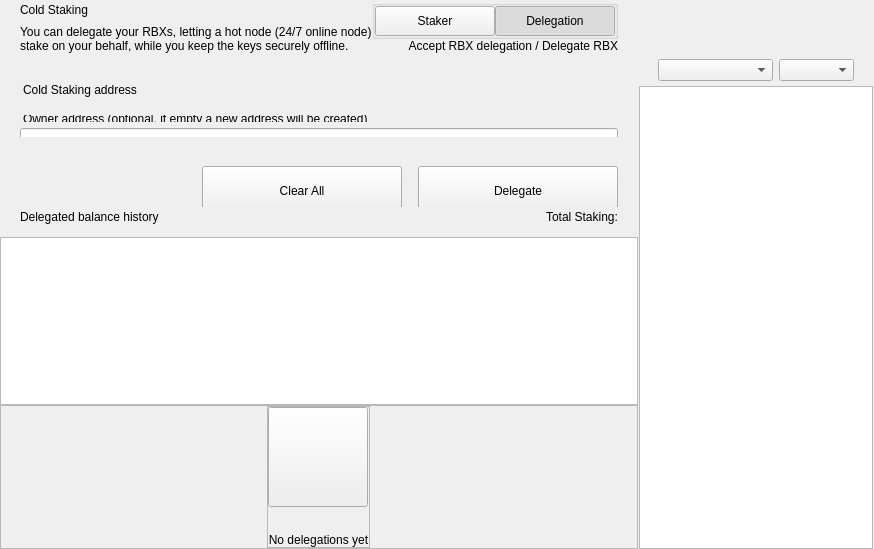
<?xml version="1.0" encoding="UTF-8"?>
<ui version="4.0">
 <class>ColdStakingWidget</class>
 <widget class="QWidget" name="ColdStakingWidget">
  <property name="geometry">
   <rect>
    <x>0</x>
    <y>0</y>
    <width>629</width>
    <height>549</height>
   </rect>
  </property>
  <property name="windowTitle">
   <string>Form</string>
  </property>
  <layout class="QHBoxLayout" name="horizontalLayout_1" stretch="2,1">
   <property name="spacing">
    <number>0</number>
   </property>
   <property name="leftMargin">
    <number>0</number>
   </property>
   <property name="topMargin">
    <number>0</number>
   </property>
   <property name="rightMargin">
    <number>0</number>
   </property>
   <property name="bottomMargin">
    <number>0</number>
   </property>
   <item>
    <widget class="QWidget" name="left" native="true">
     <layout class="QVBoxLayout" name="verticalLayout_3">
      <property name="leftMargin">
       <number>0</number>
      </property>
      <property name="topMargin">
       <number>0</number>
      </property>
      <property name="rightMargin">
       <number>0</number>
      </property>
      <property name="bottomMargin">
       <number>0</number>
      </property>
      <item>
       <layout class="QVBoxLayout" name="verticalLayout_2">
        <property name="spacing">
         <number>0</number>
        </property>
        <item>
         <layout class="QVBoxLayout" name="verticalLayoutTop">
          <property name="spacing">
           <number>0</number>
          </property>
          <property name="leftMargin">
           <number>0</number>
          </property>
          <property name="rightMargin">
           <number>0</number>
          </property>
          <item>
           <widget class="QWidget" name="containerTitle" native="true">
            <property name="sizePolicy">
             <sizepolicy hsizetype="Preferred" vsizetype="Minimum">
              <horstretch>0</horstretch>
              <verstretch>0</verstretch>
             </sizepolicy>
            </property>
            <property name="maximumSize">
             <size>
              <width>16777215</width>
              <height>100</height>
             </size>
            </property>
            <layout class="QHBoxLayout" name="containerTitleLayout">
             <property name="spacing">
              <number>0</number>
             </property>
             <property name="leftMargin">
              <number>20</number>
             </property>
             <property name="topMargin">
              <number>0</number>
             </property>
             <property name="rightMargin">
              <number>20</number>
             </property>
             <property name="bottomMargin">
              <number>0</number>
             </property>
             <item>
              <layout class="QVBoxLayout" name="verticalLayout11">
               <property name="spacing">
                <number>5</number>
               </property>
               <item>
                <widget class="QLabel" name="labelTitle">
                 <property name="text">
                  <string>Cold Staking</string>
                 </property>
                </widget>
               </item>
               <item>
                <widget class="QLabel" name="labelSubtitle1">
                 <property name="maximumSize">
                  <size>
                   <width>16777215</width>
                   <height>16777215</height>
                  </size>
                 </property>
                 <property name="text">
                  <string>You can delegate your RBXs, letting a hot node (24/7 online node)
stake on your behalf, while you keep the keys securely offline.</string>
                 </property>
                </widget>
               </item>
              </layout>
             </item>
             <item>
              <spacer name="horizontalSpacer">
               <property name="orientation">
                <enum>Qt::Horizontal</enum>
               </property>
               <property name="sizeHint" stdset="0">
                <size>
                 <width>40</width>
                 <height>20</height>
                </size>
               </property>
              </spacer>
             </item>
             <item>
              <widget class="QWidget" name="containerViewPrivacyChecks" native="true">
               <layout class="QVBoxLayout" name="containerPrivacyChecks">
                <property name="spacing">
                 <number>0</number>
                </property>
                <property name="leftMargin">
                 <number>0</number>
                </property>
                <property name="topMargin">
                 <number>0</number>
                </property>
                <property name="rightMargin">
                 <number>0</number>
                </property>
                <property name="bottomMargin">
                 <number>0</number>
                </property>
                <item alignment="Qt::AlignHCenter|Qt::AlignVCenter">
                 <widget class="QGroupBox" name="groupBox">
                  <property name="title">
                   <string/>
                  </property>
                  <layout class="QHBoxLayout" name="horizontalLayout_2_1">
                   <property name="spacing">
                    <number>0</number>
                   </property>
                   <property name="leftMargin">
                    <number>0</number>
                   </property>
                   <property name="topMargin">
                    <number>0</number>
                   </property>
                   <property name="rightMargin">
                    <number>0</number>
                   </property>
                   <property name="bottomMargin">
                    <number>0</number>
                   </property>
                   <item>
                    <widget class="QPushButton" name="pushLeft">
                     <property name="minimumSize">
                      <size>
                       <width>120</width>
                       <height>30</height>
                      </size>
                     </property>
                     <property name="maximumSize">
                      <size>
                       <width>120</width>
                       <height>30</height>
                      </size>
                     </property>
                     <property name="focusPolicy">
                      <enum>Qt::NoFocus</enum>
                     </property>
                     <property name="text">
                      <string>Staker</string>
                     </property>
                     <property name="checkable">
                      <bool>true</bool>
                     </property>
                     <property name="autoExclusive">
                      <bool>true</bool>
                     </property>
                    </widget>
                   </item>
                   <item>
                    <widget class="QPushButton" name="pushRight">
                     <property name="minimumSize">
                      <size>
                       <width>120</width>
                       <height>30</height>
                      </size>
                     </property>
                     <property name="maximumSize">
                      <size>
                       <width>120</width>
                       <height>30</height>
                      </size>
                     </property>
                     <property name="focusPolicy">
                      <enum>Qt::NoFocus</enum>
                     </property>
                     <property name="text">
                      <string>Delegation</string>
                     </property>
                     <property name="checkable">
                      <bool>true</bool>
                     </property>
                     <property name="checked">
                      <bool>true</bool>
                     </property>
                     <property name="autoExclusive">
                      <bool>true</bool>
                     </property>
                    </widget>
                   </item>
                  </layout>
                 </widget>
                </item>
                <item alignment="Qt::AlignTop">
                 <widget class="QLabel" name="labelSubtitle2">
                  <property name="text">
                   <string>Accept RBX delegation / Delegate RBX</string>
                  </property>
                  <property name="alignment">
                   <set>Qt::AlignRight|Qt::AlignTrailing|Qt::AlignVCenter</set>
                  </property>
                 </widget>
                </item>
               </layout>
              </widget>
             </item>
            </layout>
           </widget>
          </item>
          <item>
           <spacer name="verticalSpacer_2">
            <property name="orientation">
             <enum>Qt::Vertical</enum>
            </property>
            <property name="sizeType">
             <enum>QSizePolicy::Fixed</enum>
            </property>
            <property name="sizeHint" stdset="0">
             <size>
              <width>20</width>
              <height>30</height>
             </size>
            </property>
           </spacer>
          </item>
          <item>
           <widget class="QWidget" name="containerSend" native="true">
            <property name="minimumSize">
             <size>
              <width>0</width>
              <height>50</height>
             </size>
            </property>
            <layout class="QVBoxLayout" name="containerSendRow">
             <property name="spacing">
              <number>6</number>
             </property>
             <property name="leftMargin">
              <number>0</number>
             </property>
             <property name="topMargin">
              <number>0</number>
             </property>
             <property name="rightMargin">
              <number>0</number>
             </property>
             <property name="bottomMargin">
              <number>0</number>
             </property>
             <item>
              <widget class="QLabel" name="labelEditTitle">
               <property name="maximumSize">
                <size>
                 <width>16777215</width>
                 <height>30</height>
                </size>
               </property>
               <property name="styleSheet">
                <string notr="true">padding-left:20px; padding-bottom:3px;</string>
               </property>
               <property name="text">
                <string>Cold Staking address</string>
               </property>
              </widget>
             </item>
             <item>
              <spacer name="verticalSpacer_6">
               <property name="orientation">
                <enum>Qt::Vertical</enum>
               </property>
               <property name="sizeType">
                <enum>QSizePolicy::Fixed</enum>
               </property>
               <property name="sizeHint" stdset="0">
                <size>
                 <width>20</width>
                 <height>9</height>
                </size>
               </property>
              </spacer>
             </item>
             <item>
              <widget class="QWidget" name="containerOwner" native="true">
               <layout class="QVBoxLayout" name="vContainerOwner">
                <property name="spacing">
                 <number>4</number>
                </property>
                <property name="leftMargin">
                 <number>20</number>
                </property>
                <property name="topMargin">
                 <number>0</number>
                </property>
                <property name="rightMargin">
                 <number>20</number>
                </property>
                <property name="bottomMargin">
                 <number>0</number>
                </property>
                <item>
                 <widget class="QLabel" name="labelSubtitleDescription">
                  <property name="maximumSize">
                   <size>
                    <width>16777215</width>
                    <height>20</height>
                   </size>
                  </property>
                  <property name="styleSheet">
                   <string notr="true">margin-bottom:2px;
                   margin-left:0.05px;
                   padding:0px;</string>
                  </property>
                  <property name="text">
                   <string>Owner address (optional, if empty a new address will be created)</string>
                  </property>
                 </widget>
                </item>
                <item>
                 <widget class="QLineEdit" name="lineEditOwnerAddress">
                  <property name="minimumSize">
                   <size>
                    <width>0</width>
                    <height>50</height>
                   </size>
                  </property>
                  <property name="maximumSize">
                   <size>
                    <width>16777215</width>
                    <height>50</height>
                   </size>
                  </property>
                  <property name="styleSheet">
                   <string notr="true"/>
                  </property>
                  <property name="placeholderText">
                   <string>Enter owner address</string>
                  </property>
                 </widget>
                </item>
               </layout>
              </widget>
             </item>
            </layout>
           </widget>
          </item>
         </layout>
        </item>
        <item>
         <spacer name="verticalSpacer_3">
          <property name="orientation">
           <enum>Qt::Vertical</enum>
          </property>
          <property name="sizeType">
           <enum>QSizePolicy::Minimum</enum>
          </property>
          <property name="sizeHint" stdset="0">
           <size>
            <width>20</width>
            <height>20</height>
           </size>
          </property>
         </spacer>
        </item>
        <item>
         <widget class="QWidget" name="containerBtn" native="true">
          <property name="minimumSize">
           <size>
            <width>0</width>
            <height>50</height>
           </size>
          </property>
          <layout class="QHBoxLayout" name="horizontalLayout">
           <property name="rightMargin">
            <number>20</number>
           </property>
           <item>
            <spacer name="horizontalSpacer_2">
             <property name="orientation">
              <enum>Qt::Horizontal</enum>
             </property>
             <property name="sizeHint" stdset="0">
              <size>
               <width>200</width>
               <height>20</height>
              </size>
             </property>
            </spacer>
           </item>
           <item>
            <layout class="QHBoxLayout" name="horizontalLayout_7">
             <item>
              <spacer name="horizontalSpacer_3">
               <property name="orientation">
                <enum>Qt::Horizontal</enum>
               </property>
               <property name="sizeType">
                <enum>QSizePolicy::Expanding</enum>
               </property>
               <property name="sizeHint" stdset="0">
                <size>
                 <width>40</width>
                 <height>20</height>
                </size>
               </property>
              </spacer>
             </item>
             <item>
              <widget class="QPushButton" name="pushButtonClear">
               <property name="minimumSize">
                <size>
                 <width>200</width>
                 <height>50</height>
                </size>
               </property>
               <property name="focusPolicy">
                <enum>Qt::NoFocus</enum>
               </property>
               <property name="text">
                <string>Clear All</string>
               </property>
              </widget>
             </item>
             <item>
              <spacer name="horizontalSpacer_4">
               <property name="orientation">
                <enum>Qt::Horizontal</enum>
               </property>
               <property name="sizeType">
                <enum>QSizePolicy::Fixed</enum>
               </property>
               <property name="sizeHint" stdset="0">
                <size>
                 <width>10</width>
                 <height>20</height>
                </size>
               </property>
              </spacer>
             </item>
             <item>
              <widget class="QPushButton" name="pushButtonSend">
               <property name="minimumSize">
                <size>
                 <width>200</width>
                 <height>50</height>
                </size>
               </property>
               <property name="maximumSize">
                <size>
                 <width>200</width>
                 <height>50</height>
                </size>
               </property>
               <property name="focusPolicy">
                <enum>Qt::NoFocus</enum>
               </property>
               <property name="text">
                <string>Delegate</string>
               </property>
              </widget>
             </item>
            </layout>
           </item>
          </layout>
         </widget>
        </item>
        <item>
         <widget class="QWidget" name="containerHistoryLabel" native="true">
          <layout class="QHBoxLayout" name="horizontalLayout_4">
           <property name="spacing">
            <number>0</number>
           </property>
           <property name="leftMargin">
            <number>20</number>
           </property>
           <property name="topMargin">
            <number>0</number>
           </property>
           <property name="rightMargin">
            <number>20</number>
           </property>
           <property name="bottomMargin">
            <number>0</number>
           </property>
           <item>
            <widget class="QWidget" name="verticalWidget" native="true">
             <property name="minimumSize">
              <size>
               <width>100</width>
               <height>0</height>
              </size>
             </property>
             <layout class="QVBoxLayout" name="verticalLayout_58">
              <property name="leftMargin">
               <number>0</number>
              </property>
              <property name="topMargin">
               <number>0</number>
              </property>
              <property name="rightMargin">
               <number>0</number>
              </property>
              <property name="bottomMargin">
               <number>0</number>
              </property>
              <item>
               <widget class="QLabel" name="labelListHistory">
                <property name="text">
                 <string>Delegated balance history</string>
                </property>
               </widget>
              </item>
             </layout>
            </widget>
           </item>
           <item>
            <spacer name="horizontalSpacer_5">
             <property name="orientation">
              <enum>Qt::Horizontal</enum>
             </property>
             <property name="sizeHint" stdset="0">
              <size>
               <width>40</width>
               <height>20</height>
              </size>
             </property>
            </spacer>
           </item>
           <item>
            <widget class="QLabel" name="labelStakingTotal">
             <property name="text">
              <string>Total Staking:</string>
             </property>
            </widget>
           </item>
          </layout>
         </widget>
        </item>
        <item>
         <layout class="QVBoxLayout" name="verticalLayout_64">
          <property name="spacing">
           <number>0</number>
          </property>
          <item>
           <spacer name="verticalSpacer_44">
            <property name="orientation">
             <enum>Qt::Vertical</enum>
            </property>
            <property name="sizeType">
             <enum>QSizePolicy::Fixed</enum>
            </property>
            <property name="sizeHint" stdset="0">
             <size>
              <width>20</width>
              <height>10</height>
             </size>
            </property>
           </spacer>
          </item>
          <item>
           <widget class="QListView" name="listView">
            <property name="enabled">
             <bool>true</bool>
            </property>
            <property name="mouseTracking">
             <bool>true</bool>
            </property>
           </widget>
          </item>
          <item>
           <widget class="QFrame" name="emptyContainer">
            <property name="minimumSize">
             <size>
              <width>0</width>
              <height>100</height>
             </size>
            </property>
            <property name="frameShape">
             <enum>QFrame::StyledPanel</enum>
            </property>
            <property name="frameShadow">
             <enum>QFrame::Raised</enum>
            </property>
            <layout class="QVBoxLayout" name="verticalLayout_71" stretch="1,8">
             <property name="spacing">
              <number>0</number>
             </property>
             <property name="leftMargin">
              <number>0</number>
             </property>
             <property name="topMargin">
              <number>0</number>
             </property>
             <property name="rightMargin">
              <number>0</number>
             </property>
             <property name="bottomMargin">
              <number>0</number>
             </property>
             <item>
              <spacer name="verticalSpacer">
               <property name="orientation">
                <enum>Qt::Vertical</enum>
               </property>
               <property name="sizeHint" stdset="0">
                <size>
                 <width>20</width>
                 <height>20</height>
                </size>
               </property>
              </spacer>
             </item>
             <item alignment="Qt::AlignHCenter|Qt::AlignVCenter">
              <widget class="QFrame" name="emptyScreen">
               <property name="sizePolicy">
                <sizepolicy hsizetype="Expanding" vsizetype="Expanding">
                 <horstretch>0</horstretch>
                 <verstretch>0</verstretch>
                </sizepolicy>
               </property>
               <property name="frameShape">
                <enum>QFrame::StyledPanel</enum>
               </property>
               <property name="frameShadow">
                <enum>QFrame::Raised</enum>
               </property>
               <layout class="QVBoxLayout" name="verticalLayout">
                <property name="spacing">
                 <number>30</number>
                </property>
                <property name="leftMargin">
                 <number>0</number>
                </property>
                <property name="topMargin">
                 <number>0</number>
                </property>
                <property name="rightMargin">
                 <number>0</number>
                </property>
                <property name="bottomMargin">
                 <number>0</number>
                </property>
                <item alignment="Qt::AlignHCenter|Qt::AlignVCenter">
                 <widget class="QPushButton" name="pushImgEmpty">
                  <property name="minimumSize">
                   <size>
                    <width>100</width>
                    <height>100</height>
                   </size>
                  </property>
                  <property name="maximumSize">
                   <size>
                    <width>100</width>
                    <height>100</height>
                   </size>
                  </property>
                  <property name="focusPolicy">
                   <enum>Qt::NoFocus</enum>
                  </property>
                  <property name="text">
                   <string/>
                  </property>
                  <property name="iconSize">
                   <size>
                    <width>100</width>
                    <height>100</height>
                   </size>
                  </property>
                 </widget>
                </item>
                <item alignment="Qt::AlignHCenter|Qt::AlignVCenter">
                 <widget class="QLabel" name="labelEmpty">
                  <property name="styleSheet">
                   <string notr="true"/>
                  </property>
                  <property name="text">
                   <string>No delegations yet</string>
                  </property>
                  <property name="alignment">
                   <set>Qt::AlignCenter</set>
                  </property>
                 </widget>
                </item>
               </layout>
              </widget>
             </item>
            </layout>
           </widget>
          </item>
         </layout>
        </item>
       </layout>
      </item>
     </layout>
    </widget>
   </item>
   <item>
    <widget class="QWidget" name="right" native="true">
     <layout class="QVBoxLayout" name="rightContainer">
      <property name="spacing">
       <number>0</number>
      </property>
      <property name="leftMargin">
       <number>1</number>
      </property>
      <property name="topMargin">
       <number>0</number>
      </property>
      <property name="rightMargin">
       <number>1</number>
      </property>
      <property name="bottomMargin">
       <number>0</number>
      </property>
      <item>
       <widget class="QWidget" name="containerRightButtons" native="true">
        <property name="minimumSize">
         <size>
          <width>0</width>
          <height>50</height>
         </size>
        </property>
        <layout class="QVBoxLayout" name="verticalLayout_4">
         <property name="leftMargin">
          <number>19</number>
         </property>
         <property name="topMargin">
          <number>0</number>
         </property>
         <property name="rightMargin">
          <number>19</number>
         </property>
         <property name="bottomMargin">
          <number>0</number>
         </property>
         <item>
          <widget class="OptionButton" name="btnCoinControl" native="true">
           <property name="minimumSize">
            <size>
             <width>0</width>
             <height>0</height>
            </size>
           </property>
          </widget>
         </item>
         <item>
          <widget class="OptionButton" name="btnColdStaking" native="true"/>
         </item>
         <item>
          <widget class="OptionButton" name="btnMyStakingAddresses" native="true">
           <property name="sizePolicy">
            <sizepolicy hsizetype="Preferred" vsizetype="Minimum">
             <horstretch>0</horstretch>
             <verstretch>0</verstretch>
            </sizepolicy>
           </property>
          </widget>
         </item>
        </layout>
       </widget>
      </item>
      <item>
       <widget class="QWidget" name="sortWidget" native="true">
        <layout class="QHBoxLayout" name="horizontalLayout_6">
         <property name="leftMargin">
          <number>19</number>
         </property>
         <property name="rightMargin">
          <number>19</number>
         </property>
         <property name="bottomMargin">
          <number>5</number>
         </property>
         <item>
          <spacer name="horizontalSpacer_6">
           <property name="orientation">
            <enum>Qt::Horizontal</enum>
           </property>
           <property name="sizeHint" stdset="0">
            <size>
             <width>40</width>
             <height>20</height>
            </size>
           </property>
          </spacer>
         </item>
         <item>
          <widget class="QComboBox" name="comboBoxSort">
           <property name="sizePolicy">
            <sizepolicy hsizetype="Preferred" vsizetype="Fixed">
             <horstretch>0</horstretch>
             <verstretch>0</verstretch>
            </sizepolicy>
           </property>
           <property name="minimumSize">
            <size>
             <width>115</width>
             <height>0</height>
            </size>
           </property>
          </widget>
         </item>
         <item>
          <widget class="QComboBox" name="comboBoxSortOrder">
           <property name="sizePolicy">
            <sizepolicy hsizetype="Preferred" vsizetype="Fixed">
             <horstretch>0</horstretch>
             <verstretch>0</verstretch>
            </sizepolicy>
           </property>
           <property name="minimumSize">
            <size>
             <width>75</width>
             <height>0</height>
            </size>
           </property>
          </widget>
         </item>
        </layout>
       </widget>
      </item>
      <item>
       <widget class="QListView" name="listViewStakingAddress">
        <property name="enabled">
         <bool>true</bool>
        </property>
        <property name="mouseTracking">
         <bool>true</bool>
        </property>
       </widget>
      </item>
     </layout>
    </widget>
   </item>
  </layout>
 </widget>
 <customwidgets>
  <customwidget>
   <class>OptionButton</class>
   <extends>QWidget</extends>
   <header>qt/rbx/optionbutton.h</header>
   <container>1</container>
  </customwidget>
 </customwidgets>
 <resources/>
 <connections/>
</ui>
